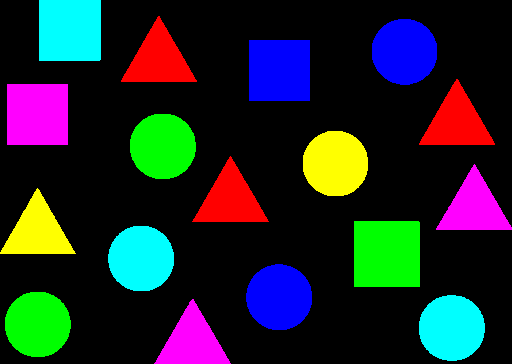
#> input picture AI_ComputerVision/dataset/colorobject.png, 512 x 364 px, found by its file name
$ jupyter execute Quiz01_BLUEandCYAN.ipynb
#> lines starting #> are read from the running program, lines starting #| are printed output that depends on the picture; after the words box and inside, x2 and y2 are one past the last pixel; in counts of white or black regions, pixels touching at a corner belong together
[cell 1]
import cv2
import numpy as np

# Load the image
image = cv2.imread('C:\Ai_minor\AI_ComputerVision\dataset\colorobject.png')
#> image is the input picture: shape (364, 512, 3); mean B, G, R 41.2, 38.1, 31

cv2.imshow('Original Image', image)
# Convert the image from BGR to HSV color space
hsv_image = cv2.cvtColor(image, cv2.COLOR_BGR2HSV)
#> hsv_image: shape (364, 512, 3); mean H, S, V 23.7, 75.3, 75.3

# Define the lower and upper thresholds for blue color in HSV
lower_blue = np.array([90, 50, 50])
upper_blue = np.array([130, 255, 255])

# Create a mask to extract blue regions
mask = cv2.inRange(hsv_image, lower_blue, upper_blue)
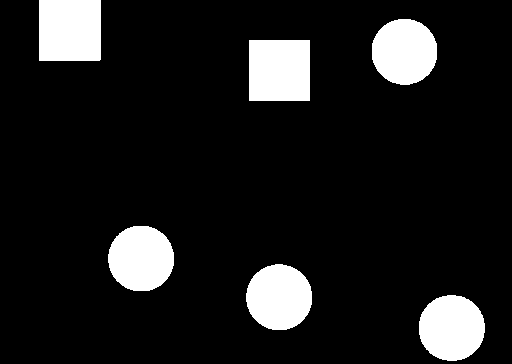
#> mask: shape (364, 512); 11.4% white; 6 white regions, box (x1, y1, x2, y2) and area: (39, 0, 101, 61) 3781, (249, 40, 310, 101) 3721, (419, 295, 485, 361) 3447, (246, 264, 312, 330) 3433, (108, 226, 174, 291) 3422, (372, 19, 437, 85) 3421

# Apply the mask to the original image
blue_objects = cv2.bitwise_and(image, image, mask=mask)
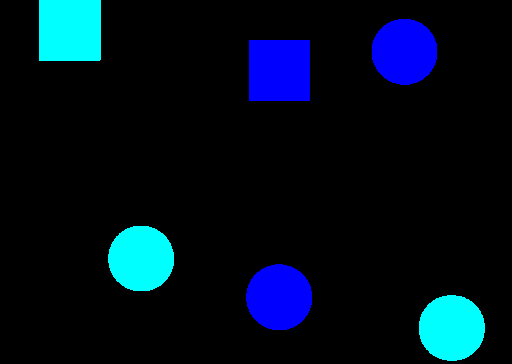
#> blue_objects: shape (364, 512, 3); mean B, G, R 29, 14.6, 0

# Convert the resulting image to grayscale
gray_image = cv2.cvtColor(blue_objects, cv2.COLOR_BGR2GRAY)
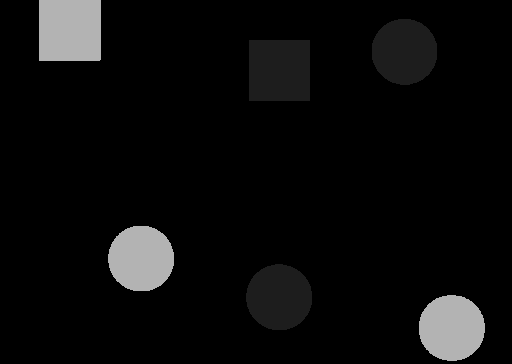
#> gray_image: shape (364, 512); min 0, max 179, mean 11.9

# Apply a threshold to create a binary image
_, binary_image = cv2.threshold(gray_image, 1, 255, cv2.THRESH_BINARY)

# Display the binary image
cv2.imshow('Binary Image', binary_image)
cv2.waitKey(0)
cv2.destroyAllWindows()
